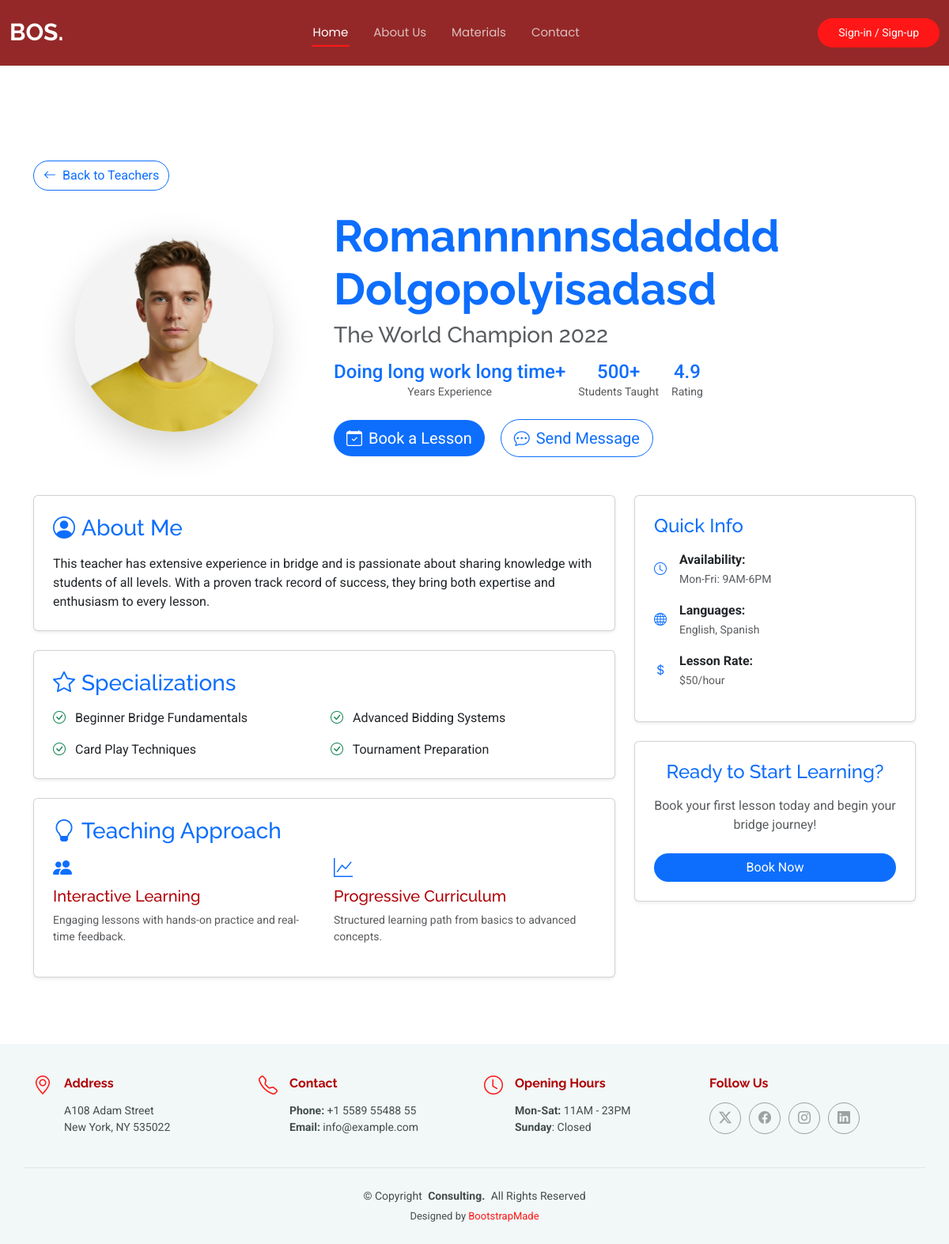
Screenshot of /teachers/4 with the database file from the repository.
### landing/models.py (models this page shows, shortened)
class Teacher(models.Model):
    user = models.OneToOneField(User, on_delete=models.CASCADE, related_name='teacher_profile', null=True, blank=True)
    first_name = models.CharField(max_length=50)
    last_name = models.CharField(max_length=50)
    title = models.CharField(max_length=50)
    experience = models.CharField(max_length=500)
    teaching_years = models.IntegerField(max_length=2, null=True, blank=True)
    champion = models.BooleanField(default=False)
    avatar = models.ImageField(upload_to='teachers/avatars')
    lesson_price = models.DecimalField(max_digits=6, decimal_places=0)
    course_price = models.DecimalField(max_digits=7, decimal_places=0)
    is_active = models.BooleanField(default=False)

### landing/views.py (the view)
# urls.py: path("teachers/<int:pk>", views.teacher, name="teacher"),
def teacher(request, pk):
    teacher = Teacher.objects.get(id=pk)  # Get all teachers from database
    context = {
        'teacher': teacher
    }
    return render(request, "landing/teacher.html", context)

### landing/templates/landing/teacher.html (shortened to what this page needs)
{% extends 'base.html' %}
{% load static %}
{% block content %}
  <section class="teacher-profile section" style="padding-top: 120px;">
    <div class="container" data-aos="fade-up">
      <div class="row mb-4">
        <div class="col-12">
          <a href="{% url 'landing:home' %}#team" class="btn btn-outline-primary rounded-pill">
            <i class="bi bi-arrow-left me-2"></i>Back to Teachers
          </a>
        </div>
      </div>
      <div class="row align-items-center mb-5">
        <div class="col-lg-4 col-md-5 text-center">
          <div class="teacher-avatar" data-aos="zoom-in" data-aos-delay="100">
            <img src="{{ teacher.avatar.url }}" alt="{{ teacher.first_name }} {{ teacher.last_name }}"
                 class="img-fluid rounded-circle shadow-lg" style="width: 250px; height: 250px; object-fit: cover;">
          </div>
        </div>
        <div class="col-lg-8 col-md-7">
          <div class="teacher-info" data-aos="fade-left" data-aos-delay="200">
            <h1 class="display-4 fw-bold text-primary mb-2">{{ teacher.first_name }} {{ teacher.last_name }}</h1>
            <h3 class="text-muted mb-3">{{ teacher.title }}</h3>
            <div class="teacher-stats mb-4">
              <div class="row g-3">
                <div class="col-auto">
                  <div class="stat-item text-center">
                    <div class="stat-number h4 text-primary mb-0">{{ teacher.experience }}+</div>
                    <div class="stat-label small text-muted">Years Experience</div>
                  </div>
                </div>
                <div class="col-auto">
                  <div class="stat-item text-center">
                    <div class="stat-number h4 text-primary mb-0">500+</div>
                    <div class="stat-label small text-muted">Students Taught</div>
                  </div>
                </div>
                <div class="col-auto">
                  <div class="stat-item text-center">
                    <div class="stat-number h4 text-primary mb-0">4.9</div>
                    <div class="stat-label small text-muted">Rating</div>
                  </div>
                </div>
              </div>
            </div>
            <div class="teacher-actions">
              <button class="btn btn-primary btn-lg rounded-pill me-3" data-bs-toggle="modal" data-bs-target="#bookingModal">
                <i class="bi bi-calendar-check me-2"></i>Book a Lesson
              </button>
              <button class="btn btn-outline-primary btn-lg rounded-pill">
                <i class="bi bi-chat-dots me-2"></i>Send Message
              </button>
            </div>
          </div>
        </div>
      </div>
      <div class="row">
        <div class="col-lg-8">
          <div class="card shadow-sm mb-4" data-aos="fade-up" data-aos-delay="300">
            <div class="card-body p-4">
              <h3 class="card-title text-primary mb-3">
                <i class="bi bi-person-circle me-2"></i>About Me
              </h3>
              <p class="card-text">{{ teacher.bio|default:"This teacher has extensive experience in bridge and is passionate about sharing knowledge with students of all levels. With a proven track record of success, they bring both expertise and enthusiasm to every lesson." }}</p>
            </div>
          </div>
          <div class="card shadow-sm mb-4" data-aos="fade-up" data-aos-delay="400">
            <div class="card-body p-4">
              <h3 class="card-title text-primary mb-3">
                <i class="bi bi-star me-2"></i>Specializations
              </h3>
              <div class="row g-3">
                <div class="col-md-6">
                  <div class="specialization-item">
                    <i class="bi bi-check-circle text-success me-2"></i>
                    <span>Beginner Bridge Fundamentals</span>
                  </div>
                </div>
                <div class="col-md-6">
                  <div class="specialization-item">
                    <i class="bi bi-check-circle text-success me-2"></i>
                    <span>Advanced Bidding Systems</span>
                  </div>
                </div>
                <div class="col-md-6">
                  <div class="specialization-item">
                    <i class="bi bi-check-circle text-success me-2"></i>
                    <span>Card Play Techniques</span>
                  </div>
                </div>
                <div class="col-md-6">
                  <div class="specialization-item">
                    <i class="bi bi-check-circle text-success me-2"></i>
                    <span>Tournament Preparation</span>
                  </div>
                </div>
              </div>
            </div>
          </div>
          <div class="card shadow-sm mb-4" data-aos="fade-up" data-aos-delay="500">
            <div class="card-body p-4">
              <h3 class="card-title text-primary mb-3">
                <i class="bi bi-lightbulb me-2"></i>Teaching Approach
              </h3>
              <div class="row g-4">
                <div class="col-md-6">
                  <div class="approach-item">
                    <div class="approach-icon text-primary mb-2">
                      <i class="bi bi-people-fill h4"></i>
                    </div>
                    <h5>Interactive Learning</h5>
                    <p class="text-muted small">Engaging lessons with hands-on practice and real-time feedback.</p>
                  </div>
                </div>
                <div class="col-md-6">
                  <div class="approach-item">
                    <div class="approach-icon text-primary mb-2">
                      <i class="bi bi-graph-up h4"></i>
                    </div>
                    <h5>Progressive Curriculum</h5>
                    <p class="text-muted small">Structured learning path from basics to advanced concepts.</p>
                  </div>
                </div>
              </div>
            </div>
          </div>
        </div>
        <div class="col-lg-4">
          <div class="card shadow-sm mb-4" data-aos="fade-up" data-aos-delay="300">
            <div class="card-body p-4">
              <h4 class="card-title text-primary mb-3">Quick Info</h4>
              <div class="info-list">
                <div class="info-item d-flex align-items-center mb-3">
                  <i class="bi bi-clock text-primary me-3"></i>
                  <div>
                    <strong>Availability:</strong><br>
                    <small class="text-muted">Mon-Fri: 9AM-6PM</small>
                  </div>
                </div>
                <div class="info-item d-flex align-items-center mb-3">
                  <i class="bi bi-globe text-primary me-3"></i>
                  <div>
                    <strong>Languages:</strong><br>
                    <small class="text-muted">English, Spanish</small>
                  </div>
                </div>
                <div class="info-item d-flex align-items-center mb-3">
                  <i class="bi bi-currency-dollar text-primary me-3"></i>
                  <div>
                    <strong>Lesson Rate:</strong><br>
                    <small class="text-muted">$50/hour</small>
                  </div>
                </div>
              </div>
            </div>
          </div>
          <div class="card shadow-sm" data-aos="fade-up" data-aos-delay="400">
            <div class="card-body p-4 text-center">
              <h4 class="card-title text-primary mb-3">Ready to Start Learning?</h4>
              <p class="text-muted mb-4">Book your first lesson today and begin your bridge journey!</p>
              <button class="btn btn-primary w-100 rounded-pill" data-bs-toggle="modal" data-bs-target="#bookingModal">
                Book Now
              </button>
            </div>
          </div>
        </div>
      </div>
    </div>
  </section>
{% endblock %}

### static/assets/css/main.css (style rules this page uses)
:root { --default-font: "Roboto", system-ui, -apple-system, "Segoe UI", Roboto, "Helvetica Neue", Arial, "Noto Sans", "Liberation Sans", sans-serif, "Apple Color Emoji", "Segoe UI Emoji", "Segoe UI Symbol", "Noto Color Emoji"; --heading-font: "Raleway", sans-serif; --nav-font: "Poppins", sans-serif; }
:root { --background-color: #ffffff; --default-color: #444d4d; --heading-color: #b00006; --accent-color: #ff1717; --surface-color: #ffffff; --contrast-color: #ffffff; }
:root { --nav-color: rgba(255, 255, 255, 0.7); --nav-hover-color: #ffffff; --nav-mobile-background-color: #ffffff; --nav-dropdown-background-color: #ffffff; --nav-dropdown-color: #444d4d; --nav-dropdown-hover-color: #018880; }
:root { scroll-behavior: smooth; }
body { color: var(--default-color); background-color: var(--background-color); font-family: var(--default-font); }
a { color: var(--accent-color); text-decoration: none; transition: 0.3s; }
h1, h2, h3, h4, h5, h6 { color: var(--heading-color); font-family: var(--heading-font); }
section, .section { color: var(--default-color); background-color: var(--background-color); padding: 60px 0; scroll-margin-top: 82px; overflow: clip; }
.btn-getstarted, .btn-primary { border: none !important; box-shadow: none !important; }

### rows the page displays
Teacher: avatar (picture), first_name "Romannnnnsdadddd", last_name "Dolgopolyisadasd", title "The World Champion 2022", experience "Doing long work long time"
